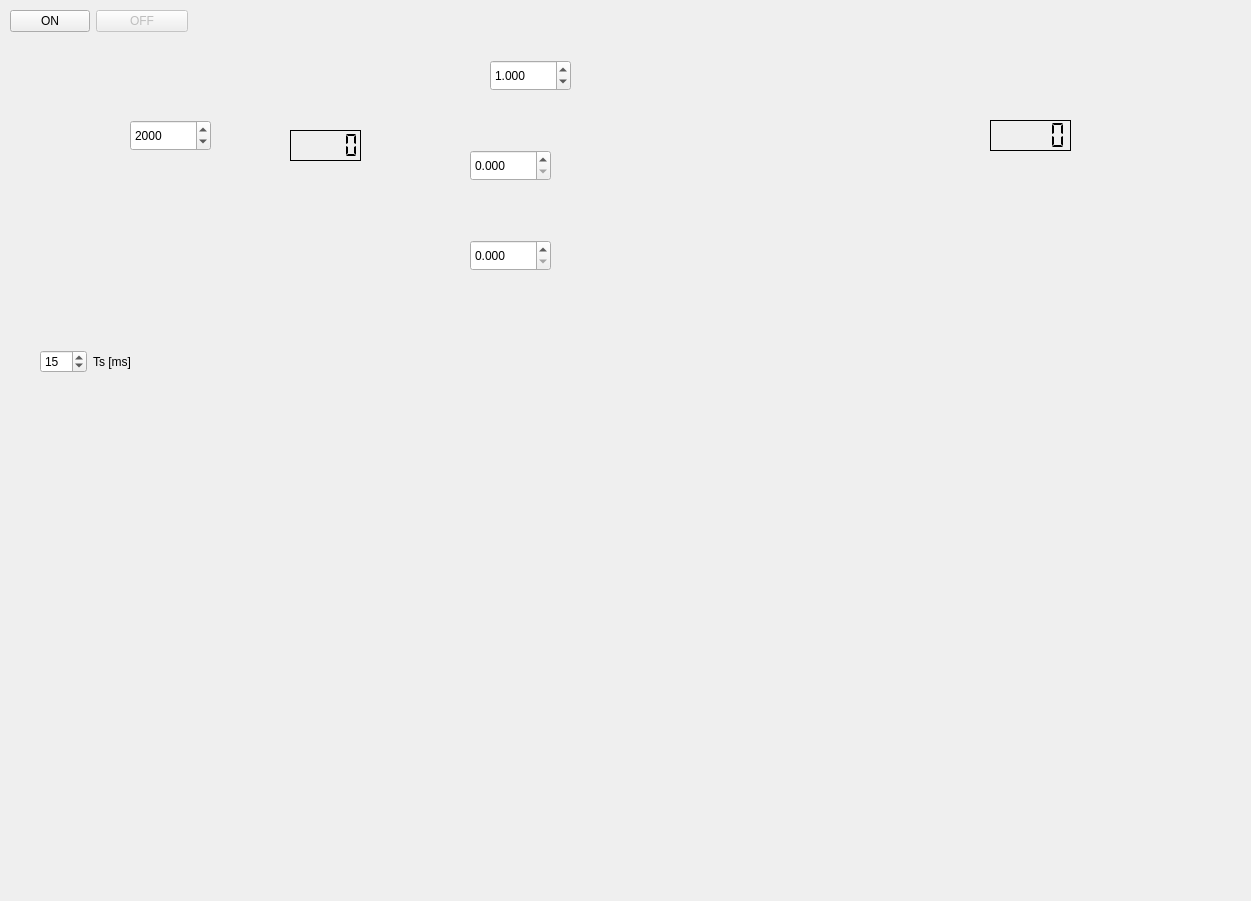
<?xml version="1.0" encoding="UTF-8"?>
<ui version="4.0">
 <class>MainWindow</class>
 <widget class="QMainWindow" name="MainWindow">
  <property name="geometry">
   <rect>
    <x>0</x>
    <y>0</y>
    <width>1251</width>
    <height>901</height>
   </rect>
  </property>
  <property name="windowTitle">
   <string>Control PID con Arduino</string>
  </property>
  <widget class="QWidget" name="centralwidget">
   <widget class="QLCDNumber" name="pv">
    <property name="geometry">
     <rect>
      <x>990</x>
      <y>120</y>
      <width>81</width>
      <height>31</height>
     </rect>
    </property>
    <property name="font">
     <font>
      <weight>50</weight>
      <bold>false</bold>
      <kerning>false</kerning>
     </font>
    </property>
    <property name="frameShape">
     <enum>QFrame::Panel</enum>
    </property>
    <property name="frameShadow">
     <enum>QFrame::Plain</enum>
    </property>
    <property name="numDigits">
     <number>5</number>
    </property>
    <property name="digitCount">
     <number>5</number>
    </property>
    <property name="segmentStyle">
     <enum>QLCDNumber::Flat</enum>
    </property>
   </widget>
   <widget class="QSpinBox" name="sp">
    <property name="geometry">
     <rect>
      <x>130</x>
      <y>120</y>
      <width>81</width>
      <height>31</height>
     </rect>
    </property>
    <property name="minimum">
     <number>100</number>
    </property>
    <property name="maximum">
     <number>15000</number>
    </property>
    <property name="singleStep">
     <number>100</number>
    </property>
    <property name="value">
     <number>2000</number>
    </property>
   </widget>
   <widget class="QWidget" name="layoutWidget">
    <property name="geometry">
     <rect>
      <x>40</x>
      <y>350</y>
      <width>131</width>
      <height>41</height>
     </rect>
    </property>
    <layout class="QFormLayout" name="formLayout_2">
     <property name="fieldGrowthPolicy">
      <enum>QFormLayout::AllNonFixedFieldsGrow</enum>
     </property>
     <item row="0" column="0">
      <widget class="QSpinBox" name="Ts">
       <property name="minimum">
        <number>10</number>
       </property>
       <property name="maximum">
        <number>100</number>
       </property>
       <property name="value">
        <number>15</number>
       </property>
      </widget>
     </item>
     <item row="0" column="1">
      <widget class="QLabel" name="label_4">
       <property name="text">
        <string>Ts [ms]</string>
       </property>
      </widget>
     </item>
    </layout>
   </widget>
   <widget class="QDoubleSpinBox" name="Kp">
    <property name="geometry">
     <rect>
      <x>490</x>
      <y>60</y>
      <width>81</width>
      <height>31</height>
     </rect>
    </property>
    <property name="autoFillBackground">
     <bool>false</bool>
    </property>
    <property name="decimals">
     <number>3</number>
    </property>
    <property name="maximum">
     <double>999.899999999999977</double>
    </property>
    <property name="singleStep">
     <double>0.010000000000000</double>
    </property>
    <property name="value">
     <double>1.000000000000000</double>
    </property>
   </widget>
   <widget class="QDoubleSpinBox" name="Kd">
    <property name="geometry">
     <rect>
      <x>470</x>
      <y>240</y>
      <width>81</width>
      <height>31</height>
     </rect>
    </property>
    <property name="decimals">
     <number>3</number>
    </property>
    <property name="maximum">
     <double>999.899999999999977</double>
    </property>
    <property name="singleStep">
     <double>0.001000000000000</double>
    </property>
   </widget>
   <widget class="QDoubleSpinBox" name="Ki">
    <property name="geometry">
     <rect>
      <x>470</x>
      <y>150</y>
      <width>81</width>
      <height>31</height>
     </rect>
    </property>
    <property name="decimals">
     <number>3</number>
    </property>
    <property name="maximum">
     <double>999.899999999999977</double>
    </property>
    <property name="singleStep">
     <double>0.010000000000000</double>
    </property>
   </widget>
   <widget class="QLabel" name="pid_off">
    <property name="enabled">
     <bool>true</bool>
    </property>
    <property name="geometry">
     <rect>
      <x>60</x>
      <y>40</y>
      <width>1021</width>
      <height>301</height>
     </rect>
    </property>
    <property name="font">
     <font>
      <kerning>true</kerning>
     </font>
    </property>
    <property name="text">
     <string/>
    </property>
    <property name="pixmap">
     <pixmap>pid_off.png</pixmap>
    </property>
    <property name="scaledContents">
     <bool>true</bool>
    </property>
   </widget>
   <widget class="QWidget" name="layoutWidget">
    <property name="geometry">
     <rect>
      <x>20</x>
      <y>410</y>
      <width>1171</width>
      <height>431</height>
     </rect>
    </property>
    <layout class="QHBoxLayout" name="horizontalLayout">
     <item>
      <widget class="QwtPlot" name="plot"/>
     </item>
     <item>
      <widget class="QwtPlot" name="plot_e"/>
     </item>
    </layout>
   </widget>
   <widget class="QLCDNumber" name="e">
    <property name="geometry">
     <rect>
      <x>290</x>
      <y>130</y>
      <width>71</width>
      <height>31</height>
     </rect>
    </property>
    <property name="font">
     <font>
      <weight>50</weight>
      <bold>false</bold>
      <kerning>false</kerning>
     </font>
    </property>
    <property name="frameShape">
     <enum>QFrame::Panel</enum>
    </property>
    <property name="frameShadow">
     <enum>QFrame::Plain</enum>
    </property>
    <property name="numDigits">
     <number>5</number>
    </property>
    <property name="segmentStyle">
     <enum>QLCDNumber::Flat</enum>
    </property>
   </widget>
   <widget class="QLabel" name="pid_on">
    <property name="enabled">
     <bool>true</bool>
    </property>
    <property name="geometry">
     <rect>
      <x>60</x>
      <y>40</y>
      <width>1021</width>
      <height>301</height>
     </rect>
    </property>
    <property name="font">
     <font>
      <kerning>true</kerning>
     </font>
    </property>
    <property name="text">
     <string/>
    </property>
    <property name="pixmap">
     <pixmap>pid_on.png</pixmap>
    </property>
    <property name="scaledContents">
     <bool>true</bool>
    </property>
   </widget>
   <widget class="QWidget" name="layoutWidget">
    <property name="geometry">
     <rect>
      <x>10</x>
      <y>10</y>
      <width>178</width>
      <height>33</height>
     </rect>
    </property>
    <layout class="QFormLayout" name="formLayout">
     <item row="0" column="0">
      <widget class="QPushButton" name="boton_pid_on">
       <property name="text">
        <string>ON</string>
       </property>
      </widget>
     </item>
     <item row="0" column="1">
      <widget class="QPushButton" name="boton_pid_off">
       <property name="enabled">
        <bool>false</bool>
       </property>
       <property name="text">
        <string>OFF</string>
       </property>
      </widget>
     </item>
    </layout>
   </widget>
   <zorder>pid_off</zorder>
   <zorder>layoutWidget</zorder>
   <zorder>pid_on</zorder>
   <zorder>layoutWidget</zorder>
   <zorder>layoutWidget</zorder>
   <zorder>sp</zorder>
   <zorder>Kp</zorder>
   <zorder>Ki</zorder>
   <zorder>Kd</zorder>
   <zorder>pv</zorder>
   <zorder>e</zorder>
  </widget>
 </widget>
 <customwidgets>
  <customwidget>
   <class>QwtPlot</class>
   <extends>QFrame</extends>
   <header>qwt_plot.h</header>
  </customwidget>
 </customwidgets>
 <resources/>
 <connections>
  <connection>
   <sender>boton_pid_on</sender>
   <signal>clicked()</signal>
   <receiver>MainWindow</receiver>
   <slot>on()</slot>
   <hints>
    <hint type="sourcelabel">
     <x>741</x>
     <y>58</y>
    </hint>
    <hint type="destinationlabel">
     <x>689</x>
     <y>93</y>
    </hint>
   </hints>
  </connection>
  <connection>
   <sender>boton_pid_off</sender>
   <signal>clicked()</signal>
   <receiver>MainWindow</receiver>
   <slot>off()</slot>
   <hints>
    <hint type="sourcelabel">
     <x>858</x>
     <y>53</y>
    </hint>
    <hint type="destinationlabel">
     <x>863</x>
     <y>101</y>
    </hint>
   </hints>
  </connection>
  <connection>
   <sender>Ts</sender>
   <signal>editingFinished()</signal>
   <receiver>MainWindow</receiver>
   <slot>set_param()</slot>
   <hints>
    <hint type="sourcelabel">
     <x>784</x>
     <y>522</y>
    </hint>
    <hint type="destinationlabel">
     <x>784</x>
     <y>590</y>
    </hint>
   </hints>
  </connection>
  <connection>
   <sender>Ki</sender>
   <signal>editingFinished()</signal>
   <receiver>MainWindow</receiver>
   <slot>set_param()</slot>
   <hints>
    <hint type="sourcelabel">
     <x>846</x>
     <y>427</y>
    </hint>
    <hint type="destinationlabel">
     <x>907</x>
     <y>427</y>
    </hint>
   </hints>
  </connection>
  <connection>
   <sender>Kp</sender>
   <signal>editingFinished()</signal>
   <receiver>MainWindow</receiver>
   <slot>set_param()</slot>
   <hints>
    <hint type="sourcelabel">
     <x>822</x>
     <y>388</y>
    </hint>
    <hint type="destinationlabel">
     <x>773</x>
     <y>298</y>
    </hint>
   </hints>
  </connection>
  <connection>
   <sender>Kd</sender>
   <signal>editingFinished()</signal>
   <receiver>MainWindow</receiver>
   <slot>set_param()</slot>
   <hints>
    <hint type="sourcelabel">
     <x>805</x>
     <y>467</y>
    </hint>
    <hint type="destinationlabel">
     <x>863</x>
     <y>567</y>
    </hint>
   </hints>
  </connection>
  <connection>
   <sender>sp</sender>
   <signal>editingFinished()</signal>
   <receiver>MainWindow</receiver>
   <slot>set_param()</slot>
   <hints>
    <hint type="sourcelabel">
     <x>794</x>
     <y>139</y>
    </hint>
    <hint type="destinationlabel">
     <x>820</x>
     <y>296</y>
    </hint>
   </hints>
  </connection>
 </connections>
 <slots>
  <slot>on()</slot>
  <slot>off()</slot>
  <slot>set_param()</slot>
 </slots>
</ui>
